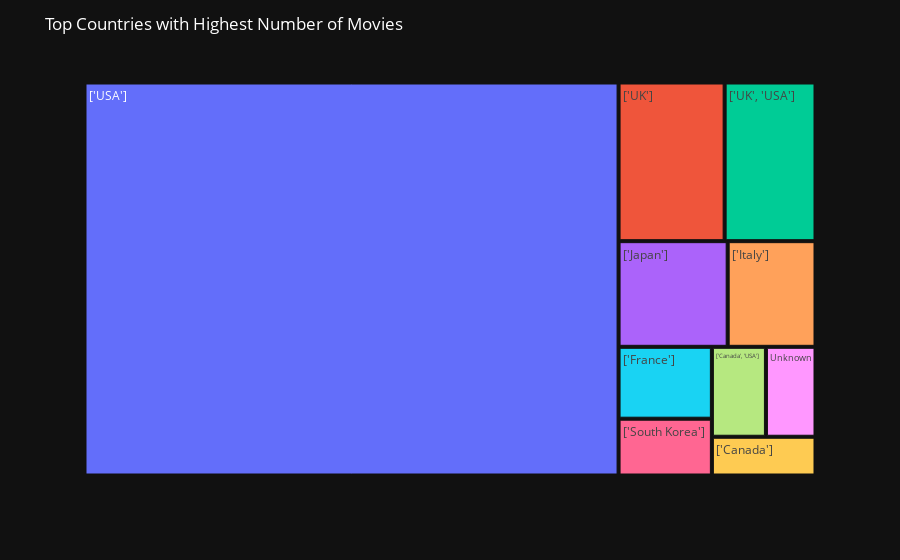

Source (notebook cell):
### Code cell
top_countries = df['Countries'].value_counts().head(10)

fig = px.treemap(names=top_countries.index, parents=["" for _ in top_countries.index], values=top_countries.values)

fig.update_layout(
    plot_bgcolor='rgb(17, 17, 17)',
    paper_bgcolor='rgb(17, 17, 17)',
    font_color='white',
    title='Top Countries with Highest Number of Movies',
)
fig.show()

### Figure 1 — Plotly figure (JSON) as saved in the notebook; plotly's stock layout.template omitted (floating-point values rounded to 4 significant figures)
{"data": [{"domain": {"x": [0, 1], "y": [0, 1]}, "hovertemplate": "label=%{label}<br>value=%{value}<br>parent=%{parent}<extra></extra>", "labels": ["['USA']", "['UK']", "['UK', 'USA']", "['Japan']", "['Italy']", "['France']", "['South Korea']", "['Canada', 'USA']", "Unknown", "['Canada']"], "name": "", "parents": ["", "", "", "", "", "", "", "", "", ""], "type": "treemap", "values": [5226, 419, 359, 287, 231, 167, 132, 121, 111, 100]}], "layout": {"font": {"color": "white"}, "legend": {"tracegroupgap": 0}, "margin": {"t": 60}, "paper_bgcolor": "rgb(17, 17, 17)", "plot_bgcolor": "rgb(17, 17, 17)", "title": {"text": "Top Countries with Highest Number of Movies"}}}
